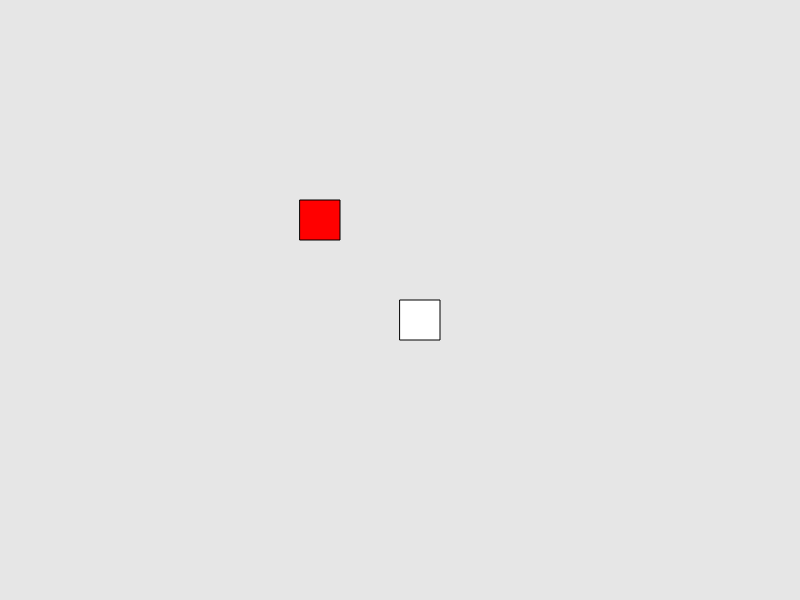
Frame 1 (no input)
Frame 60 (no input): identical to frame 1, image omitted
Frame 120 (the mouse pressed at the canvas centre since frame 60): identical to frame 1, image omitted

The p5.js sketch that drew this single still picture (run headless with seeded random() and noise() and a simulated clock; from frame 60 on, the mouse is pressed at the canvas centre):

// p5.js sketch
// ── sketch.js
var distance;
var playerAlive = true;

var playerPos = {
	x: 400,
	y: 300
}

var enemyPos = {
	x: 300,
	y: 200
}

var grty = {
	acc: 0.2,
	vel: 0
}

function setup()
{
	createCanvas(800, 600);
	frameRate(60);
}

function draw()
{
	// grty.vel -= grty.acc;
	// playerPos.y -= grty.vel;
	if (keyIsDown(UP_ARROW))
	{
		playerPos.y -= 5;
	}
	if (keyIsDown(DOWN_ARROW))
	{
		playerPos.y += 5;
	}
	if (keyIsDown(LEFT_ARROW))
	{
		playerPos.x -= 5;
	}
	if (keyIsDown(RIGHT_ARROW))
	{
		playerPos.x += 5;
	}
	clear();
	background(230);
	fill(255);
	if (playerAlive) rect(playerPos.x, playerPos.y, 40, 40);
	fill(255, 0, 0);
	rect(enemyPos.x, enemyPos.y, 40, 40);
    distanceFinder(playerPos.x, enemyPos.x, playerPos.y, enemyPos.y);
    console.log(distance)
	if (distance < 50)
	{
		playerAlive = false;	
	}
}

function distanceFinder(x1, x2, y1, y2)
{
	distance = Math.sqrt(Math.pow(x1 - x2, 2) + Math.pow(y1 - y2, 2));
}
